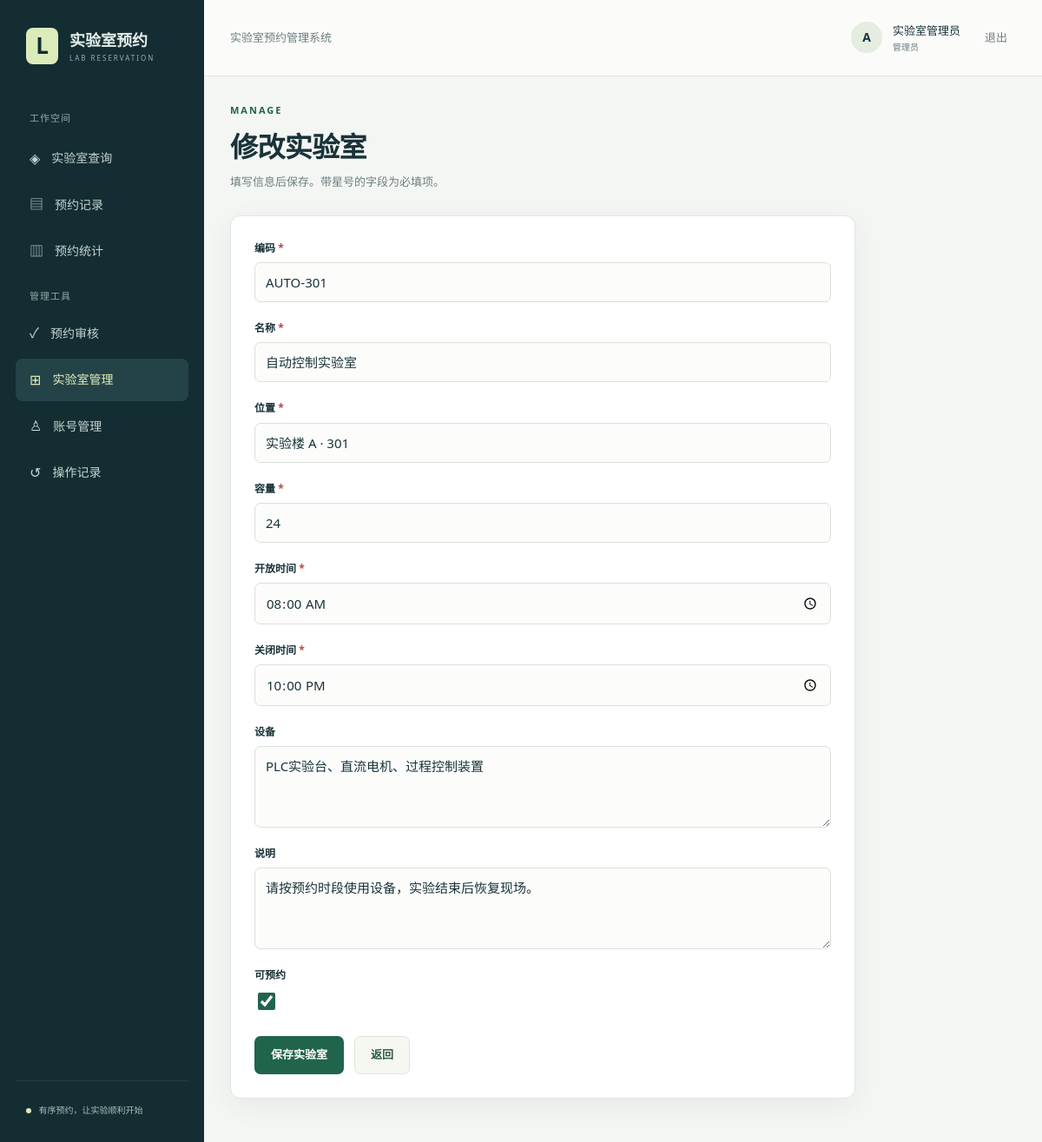
Page /manage/labs/1/ (signed in) on the committed database.
### src/labapp/models.py (models this page shows, shortened)
class Lab(models.Model):  # 保存一间可整体预约的实验室。
    code = models.CharField('编码', max_length=32, unique=True)  # 用唯一编码识别资源。
    name = models.CharField('名称', max_length=100)  # 保存用户可读名称。
    location = models.CharField('位置', max_length=150)  # 保存楼栋与房间。
    capacity = models.PositiveIntegerField('容量')  # 限制单次预约人数。
    equipment = models.TextField('设备', blank=True)  # 保存设备说明。
    description = models.TextField('说明', blank=True)  # 保存其他使用说明。
    open_time = models.TimeField('开放时间', default=time(8))  # 默认早上八点开放。
    close_time = models.TimeField('关闭时间', default=time(22))  # 默认晚上十点关闭。
    is_active = models.BooleanField('可预约', default=True)  # 停用后保留历史资料。
    updated_at = models.DateTimeField(auto_now=True)  # 记录最后更新时间。
    class Meta:  # 定义排序和数据库基本约束。
        ordering = ['code']  # 稳定展示资源顺序。
        constraints = [models.CheckConstraint(condition=Q(capacity__gte=1), name='lab_positive_capacity'), models.CheckConstraint(condition=Q(close_time__gt=F('open_time')), name='lab_valid_hours')]  # 在数据库防止无效容量和开放时间。

### src/labapp/views.py (the view, shortened to what this page needs)
# urls.py: path('manage/labs/<int:lab_id>/', views.edit_lab, name='edit_lab'),  # 修改资源。
@manager_required  # 新建和修改同样检查管理角色。
def edit_lab(request, lab_id=None):  # 管理员维护资源。
    lab = get_object_or_404(Lab, pk=lab_id) if lab_id is not None else None  # 读取候选资源。
    form = LabForm(request.POST if request.method == 'POST' else None, instance=lab)  # 按请求方法绑定，保留空POST的必填提示。
    return render(request, 'labapp/form.html', {'title': '修改实验室' if lab else '新增实验室', 'section': 'manage_labs', 'form': form, 'submit_label': '保存实验室'})  # 返回统一编辑页。

### src/labapp/forms.py
class LabForm(StyledMixin, forms.ModelForm):  # 管理员维护资源信息。
    class Meta:  # 明确可编辑字段和控件。
        model = Lab  # 使用实验室字段定义。
        fields = ['code', 'name', 'location', 'capacity', 'open_time', 'close_time', 'equipment', 'description', 'is_active']  # 限制管理表单范围。
        widgets = {'open_time': forms.TimeInput(format='%H:%M', attrs={'type': 'time'}), 'close_time': forms.TimeInput(format='%H:%M', attrs={'type': 'time'}), 'equipment': forms.Textarea(attrs={'rows': 3}), 'description': forms.Textarea(attrs={'rows': 3})}  # 选择适合字段的输入控件。

### src/labapp/services/common.py (called while the page is built)
def require_user(actor):  # 检查身份和账号当前有效性。
    if not actor.is_authenticated:  # 匿名对象不能查询当前账号。
        raise DomainError('FORBIDDEN', '请使用有效账号登录。')  # 明确身份错误。
    actor.refresh_from_db(fields=['is_active', 'is_staff'])  # 重新读取当前账号状态与权限。
    if not actor.is_active:  # 禁止停用账号操作。
        raise DomainError('FORBIDDEN', '请使用有效账号登录。')  # 返回明确身份错误。

def require_manager(actor):  # 检查管理业务权限。
    require_user(actor)  # 先验证账号有效性。
    if not actor.is_staff:  # is_staff在本项目对应管理员角色。
        raise DomainError('FORBIDDEN', '只有管理员可以执行此操作。')  # 服务端阻止越权。

### src/labapp/views.py (called while the page is built)
def manager_required(view):  # 封装管理员HTTP访问控制。
    @wraps(view)  # 保留原视图名称。
    def wrapped(request, *args, **kwargs):  # 验证当前请求角色。
        try:  # 将业务授权失败转换为403页面。
            require_manager(request.user)  # 以数据库当前角色校验。
        except DomainError as error:  # 处理越权请求。
            return render(request, 'labapp/error.html', {'title': '没有操作权限', 'error': str(error)}, status=403)  # 不返回管理数据。
        return view(request, *args, **kwargs)  # 合法管理请求继续执行。
    return login_required(wrapped)  # 匿名请求先进入登录流程。

### src/labapp/templates/labapp/form.html (shortened to what this page needs)
{% extends 'labapp/base.html' %}
{% block content %}
<div class="page-heading"><div><div class="eyebrow">{% if booking_form %}NEW RESERVATION{% else %}MANAGE{% endif %}</div><h1>{{ title }}</h1><p>{{ subtitle|default:'填写信息后保存。带星号的字段为必填项。' }}</p></div></div>
<section class="panel form-panel"><form method="post" class="stack" >{% include 'labapp/_fields.html' %}<div class="actions"><button class="button primary" type="submit">{{ submit_label }}</button><a class="button secondary" href="{% if section == 'accounts' %}{% url 'accounts' %}{% elif section == 'manage_labs' %}{% url 'manage_labs' %}{% else %}{% url 'labs' %}{% endif %}">返回</a></div></form></section>
{% endblock %}

### src/labapp/templates/labapp/base.html (shortened to what this page needs)
{% load static %}
<!doctype html>
<html lang="zh-CN">
<head>
<link rel="stylesheet" href="{% static 'labapp/style.css' %}">
</head>
<body class="{% if not request.user.is_authenticated %}auth-page{% endif %}">
{% if request.user.is_authenticated %}
<aside class="sidebar">
<a class="brand" href="{% url 'labs' %}"><span class="brand-mark">L</span><span>实验室预约<small>LAB RESERVATION</small></span></a>
<div class="nav-caption">工作空间</div>
<nav aria-label="主要功能">
<a class="{% if section == 'labs' %}selected{% endif %}" href="{% url 'labs' %}">◈ <span>实验室查询</span></a>
<a class="{% if section == 'bookings' %}selected{% endif %}" href="{% url 'bookings' %}">▤ <span>{% if request.user.is_staff %}预约记录{% else %}我的预约{% endif %}</span></a>
<a class="{% if section == 'statistics' %}selected{% endif %}" href="{% url 'statistics' %}">▥ <span>预约统计</span></a>
{% if request.user.is_staff %}
<div class="nav-caption">管理工具</div>
<a href="{% url 'bookings' %}?status=PENDING">✓ <span>预约审核</span></a>
<a class="{% if section == 'manage_labs' %}selected{% endif %}" href="{% url 'manage_labs' %}">⊞ <span>实验室管理</span></a>
<a class="{% if section == 'accounts' %}selected{% endif %}" href="{% url 'accounts' %}">♙ <span>账号管理</span></a>
<a class="{% if section == 'audit' %}selected{% endif %}" href="{% url 'audit' %}">↺ <span>操作记录</span></a>
{% endif %}
</nav>
<div class="sidebar-note"><span class="status-dot"></span> 有序预约，让实验顺利开始</div>
</aside>
{% endif %}
<div class="workspace">
{% if request.user.is_authenticated %}
<header class="topbar"><span>实验室预约管理系统</span><div class="identity"><span class="avatar">{{ request.user.username|first|upper }}</span><span>{{ request.user.first_name|default:request.user.username }}<small>{% if request.user.is_staff %}管理员{% else %}预约申请人{% endif %}</small></span><form action="{% url 'logout' %}" method="post">{% csrf_token %}<button class="text-button" type="submit">退出</button></form></div></header>
{% endif %}
<main class="content">
{% block content %}{% endblock %}
</main>
</div>
</body>
</html>

### src/labapp/templates/labapp/_fields.html (shortened to what this page needs)
{% for field in form.visible_fields %}
<div class="field"><label for="{{ field.id_for_label }}">{{ field.label }}{% if field.field.required %}<span class="required"> *</span>{% endif %}</label>{{ field }}</div>
{% endfor %}

### src/labapp/static/labapp/style.css (style rules this page uses)
:root { --navy:#142d32;--navy-light:#244349;--ink:#193339;--muted:#6d7e80;--paper:#f4f6f3;--border:#e1e7e1;--green:#21644c;--orange:#dc774c;--white:#fff;--shadow:0 8px 30px #122b3210 }
* { box-sizing:border-box }
body { margin:0;background:var(--paper);color:var(--ink);font:15px/1.6 'Segoe UI','Microsoft YaHei',sans-serif }
a { color:inherit;text-decoration:none }
button,input,select,textarea { font:inherit }
button,a,input,select,textarea { outline-offset:4px }
h1,h2,p { margin:0 }
h1 { font-size:32px;line-height:1.3;letter-spacing:-.6px }
.eyebrow { font-size:11px;font-weight:700;letter-spacing:2px;color:var(--green);margin-bottom:12px }
.sidebar { position:fixed;inset:0 auto 0 0;width:235px;background:var(--navy);color:#e3ede9;padding:32px 18px;display:flex;flex-direction:column;z-index:2 }
.brand { display:flex;gap:13px;align-items:center;padding:0 12px 35px;font-size:18px;font-weight:700 }
.brand-mark { width:37px;height:42px;background:#dcebba;border-radius:8px;color:var(--navy);display:grid;place-items:center;font-size:26px;font-weight:800 }
.brand small { display:block;font-size:8px;font-weight:500;letter-spacing:2px;opacity:.65 }
.nav-caption { font-size:11px;color:#92aaa9;margin:18px 16px 9px;letter-spacing:1px }
nav a { display:flex;align-items:center;gap:13px;padding:12px 16px;margin:4px 0;border-radius:8px;font-size:16px;color:#c4d4d1 }
nav a.selected,nav a:hover { background:var(--navy-light);color:#e3f0b8 }
nav a span { font-size:14px }
.sidebar-note { margin-top:auto;border-top:1px solid #ffffff15;padding:24px 12px 0;font-size:10px;color:#aac0b9;line-height:1.8 }
.status-dot { display:inline-block;width:6px;height:6px;border-radius:50%;background:#dcebba;margin-right:6px }
.workspace { margin-left:235px;min-height:100vh }
.topbar { height:88px;padding:0 40px;display:flex;align-items:center;justify-content:space-between;border-bottom:1px solid var(--border);background:#ffffffa0;font-size:13px;color:var(--muted) }
.identity { display:flex;align-items:center;gap:12px;color:var(--ink);font-size:13px }
.identity small { display:block;font-size:10px;color:var(--muted) }
.avatar { width:36px;height:36px;display:grid;place-items:center;background:#e5ece0;border-radius:50%;font-size:14px;font-weight:700 }
.text-button { border:0;background:transparent;color:var(--muted);cursor:pointer;padding:10px;margin-left:6px }
.content { padding:38px 40px 60px;max-width:1600px;margin:0 auto }
.page-heading { display:flex;justify-content:space-between;gap:24px;align-items:center;margin-bottom:28px }
.page-heading p { color:var(--muted);font-size:13px;margin-top:10px }
.panel { background:var(--white);border:1px solid var(--border);border-radius:12px;padding:27px;box-shadow:var(--shadow);margin-bottom:24px }
.field { display:flex;flex-direction:column;gap:7px;min-width:0 }
.field label { font-size:12px;font-weight:600;color:var(--ink) }
.field-input { width:100%;border:1px solid #d9e1da;border-radius:7px;background:#fcfdfb;padding:10px 12px;color:var(--ink);min-height:44px }
textarea.field-input { resize:vertical }
.check-input { width:20px;height:20px;accent-color:var(--green) }
.required,.field-error { color:#b64838;font-size:12px }
.stack { display:grid;gap:20px }
.button { display:inline-flex;justify-content:center;align-items:center;gap:12px;border:1px solid transparent;border-radius:7px;min-height:44px;padding:10px 18px;font-size:13px;font-weight:600;cursor:pointer;white-space:nowrap;transition:background .15s }
.button.primary { background:var(--green);color:white }
.button.secondary { background:#f5f8f1;border-color:#dfe6d7;color:#315b45 }
.actions { display:flex;gap:12px;flex-wrap:wrap;margin-top:7px }
.form-panel { max-width:720px }
@media (max-width:1200px) { .content { padding:30px } }
@media (max-width:1200px) { .topbar { padding:0 30px } }

### rows in the picture
Lab: visible_fields "AUTO-301" "自动控制实验室" "实验楼 A · 301" "24" "08:00" "22:00" "PLC实验台、直流电机、过程控制装置" "请按预约时段使用设备，实验结束后恢复现场。" "☑"

### other values in the picture
{{ request.user.username|first|upper }} "A"
{{ request.user.first_name|default:request.user.username }} "实验室管理员"
{{ title }} "修改实验室"
{{ subtitle|default:'填写信息后保存。带星号的字段为必填项。' }} "填写信息后保存。带星号的字段为必填项。"
{{ field.label }} "编码" "名称" "位置" "容量" "开放时间" "关闭时间" "设备" "说明" "可预约"
{{ submit_label }} "保存实验室"
